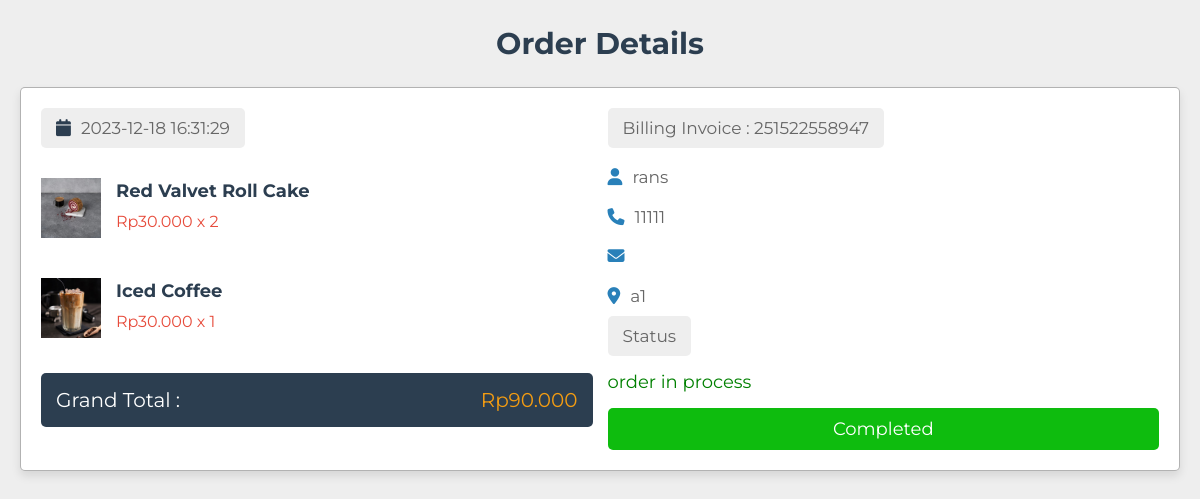
Page /pageadmin/orders/detail.php?invoice=251522558947 on the committed database.
### tables this page shows
CREATE TABLE `products` (
  `id_product` int(11) NOT NULL,
  `product_name` varchar(50) NOT NULL,
  `description` varchar(200) DEFAULT NULL,
  `category` varchar(15) DEFAULT NULL,
  `price` int(10) NOT NULL,
  `status` enum('active','draft','empty') NOT NULL,
  `stock` int(11) NOT NULL,
  `image` varchar(100) DEFAULT NULL
);

CREATE TABLE `orders` (
  `invoice` varchar(12) NOT NULL,
  `id_cart` varchar(20) NOT NULL,
  `name` varchar(50) NOT NULL,
  `number` varchar(12) DEFAULT NULL,
  `email` varchar(50) DEFAULT NULL,
  `address_table` varchar(200) NOT NULL,
  `address_type` varchar(10) NOT NULL,
  `method` varchar(50) NOT NULL,
  `grand_price` int(10) NOT NULL,
  `quantity` int(2) NOT NULL,
  `date` datetime NOT NULL DEFAULT current_timestamp(),
  `status` varchar(50) DEFAULT NULL,
  `id_admin` int(11) NOT NULL
);

CREATE TABLE `detail_cart` (
  `id_cart` varchar(20) NOT NULL,
  `id_product` int(11) NOT NULL,
  `quantity` int(11) NOT NULL
);

### pageadmin/orders/detail.php (the view, shortened to what this page needs)
<?php
require_once '../../component/functions.php';
$invoice = $_GET['invoice'];
?>
<!DOCTYPE html>
<html lang="en">
<head>
   <link rel="stylesheet" href="https://cdnjs.cloudflare.com/ajax/libs/font-awesome/6.2.1/css/all.min.css">
   <link rel="stylesheet" href="../../products/css/detail_orders.css">
</head>
<body>
   <section class="order-details">
      <h1 class="heading">order details</h1>
      <div class="box-container">
         <?php
         $select_orders = $conn->prepare("SELECT * FROM `orders` INNER JOIN detail_cart ON orders.id_cart = detail_cart.id_cart WHERE invoice = ? LIMIT 1");
         $select_orders->execute([$invoice]);
         if ($select_orders->rowCount() > 0) {
            while ($fetch_order = $select_orders->fetch(PDO::FETCH_ASSOC)) {
               $select_product = $conn->prepare("SELECT * FROM `products` WHERE id_product = ? LIMIT 1");
               $select_product->execute([$fetch_order['id_product']]);
               if ($select_product->rowCount() > 0) {
                  while ($fetch_product = $select_product->fetch(PDO::FETCH_ASSOC)) {
         ?>
                     <div class="box">
                        <div class="col">
                           <p class="title"><i class="fas fa-calendar"></i><?= $fetch_order['date']; ?></p>
                           <?php
                           $grand_total = 0;
                           if (isset($_GET['get_id'])) {
                              $select_get = $conn->prepare("SELECT * FROM `products` WHERE id_product = ?");
                              $select_get->execute([$_GET['get_id']]);
                              while ($fetch_get = $select_get->fetch(PDO::FETCH_ASSOC)) {
                           ?>
                                 <?php
                              }
                           } else {
                              $select_cart = $conn->prepare("SELECT * FROM `orders` INNER JOIN detail_cart ON orders.id_cart = detail_cart.id_cart WHERE invoice = ?");
                              $select_cart->execute([$invoice]);
                              if ($select_cart->rowCount() > 0) {
                                 while ($fetch_cart = $select_cart->fetch(PDO::FETCH_ASSOC)) {
                                    $select_products = $conn->prepare("SELECT * FROM `products` WHERE id_product = ?");
                                    $select_products->execute([$fetch_cart['id_product']]);
                                    $fetch_product = $select_products->fetch(PDO::FETCH_ASSOC);
                                    $sub_total = ($fetch_cart['quantity'] * $fetch_product['price']);
                                    $grand_total += $sub_total;
                                 ?>
                                    <div class="flex">
                                       <img src="../../img/<?= $fetch_product['image']; ?>" class="image" alt="">
                                       <div>
                                          <h3 class="name"><?= $fetch_product['product_name']; ?></h3>
                                          <p class="price">Rp<?= number_format($fetch_product['price'], 0, ',', '.'); ?> x <?= $fetch_cart['quantity']; ?></p>
                                       </div>
                                    </div>
                           <?php
                                 }
                              } else {
                                 echo '<p class="empty">your cart is empty</p>';
                              }
                           }
                           ?>
                           <p class="grand-total">grand total : <span>Rp<?= number_format($grand_total, 0, ',', '.'); ?></span></p>
                        </div>
                        <div class="col">
                           <p class="title">billing invoice : <?= $fetch_order['invoice']; ?></p>
                           <p class="user"><i class="fas fa-user"></i><?= $fetch_order['name']; ?></p>
                           <p class="user"><i class="fas fa-phone"></i><?= $fetch_order['number']; ?></p>
                           <p class="user"><i class="fas fa-envelope"></i><?= $fetch_order['email']; ?></p>
                           <p class="user"><i class="fas fa-map-marker-alt"></i><?= $fetch_order['address_table']; ?></p>
                           <p class="title">status</p>
                           <p class="status" style="color:<?php if ($fetch_order['status'] == 'needs payment') {
                                                               echo 'orange';
                                                            } elseif ($fetch_order['status'] == 'canceled') {
                                                               echo 'red';
                                                            } elseif ($fetch_order['status'] == 'order in process') {
                                                               echo 'green';
                                                            } else {
                                                               echo 'grey';
                                                            }; ?>"><?= $fetch_order['status']; ?></p>
                           <?php if ($fetch_order['status'] ==  'needs payment') { ?>
                              <form action="" method="POST">
                                 <input type="submit" value="Process" name="process" class="process-btn" onclick="return confirm('process this order?');">
                              </form>
                           <?php } else if ($fetch_order['status'] == 'order in process') { ?>
                              <form action="" method="POST">
                                 <input type="submit" value="completed" name="completed" class="process-btn" onclick="return confirm('completed this order?');">
                              </form>
                           <?php } ?>
                        </div>
                     </div>
         <?php
                  }
               } else {
                  echo '<p class="empty">product not found!</p>';
               }
            }
         } else {
            echo '<p class="empty">no orders found!</p>';
         }
         ?>
      </div>
   </section>
</body>
</html>

### products/css/detail_orders.css (style rules this page uses)
:root { --main-color:#2980b9; --red:#e74c3c; --orange:#f39c12; --green: rgb(14, 188, 14); --light-color:#666; --light-bg:#eee; --white:#fff; --black:#2c3e50; --border:.1rem solid rgba(0,0,0,.3); --box-shodow:0 .5rem 1rem rgba(0,0,0,.1); }
* { font-family: 'Montserrat', sans-serif; margin: 0; padding: 0; box-sizing: border-box; outline: none; border: none; text-decoration: none; }
html { font-size: 62.5%; overflow-x: hidden; }
body { background: var(--light-bg); }
section { padding:2.5rem 2rem; max-width: 1200px; margin: 0 auto; }
.heading { text-align: center; padding-bottom: 2.5rem; font-size: 3rem; color: var(--black); text-transform: capitalize; }
.btn, .delete-btn, .process-btn { display: block; text-align: center; width: 100%; margin-top: 1rem; padding: 1rem 3rem; color: var(--white); cursor: pointer; font-size: 1.8rem; text-transform: capitalize; border-radius: .5rem; }
.process-btn { background-color: var(--green); }
.order-details .box-container { background-color: var(--white); border: var(--border); border-radius: .5rem; padding: 2rem; box-shadow: var(--box-shodow); }
.order-details .box-container .box { display: flex; gap: 1.5rem; flex-wrap: wrap; align-items: flex-start; overflow-x: hidden; }
.order-details .box-container .box .col { flex: 1 1 40rem; }
.order-details .box-container .box .col .image { height: 6rem; width: 6rem; object-fit: contain; margin: 1rem 0; }
.order-details .box-container .box .col .title { border-radius: .5rem; margin-bottom: 1rem; padding: 1rem 1.5rem; font-size: 1.7rem; color: var(--light-color); background-color: var(--light-bg); display: inline-block; text-transform: capitalize; }
.order-details .box-container .box .col .title i { margin-right: 1rem; color: var(--black); }
.order-details .box-container .box .col .price { color: var(--red); font-size: 1.8rem; padding: .5rem 0; }
.order-details .box-container .box .col .name { font-size: 2rem; color: var(--black); text-overflow: ellipsis; overflow-x: hidden; }
.order-details .box-container .box .col .user { padding: .7rem 0; font-size: 1.7rem; color: var(--light-color); line-height: 1.5; }
.order-details .box-container .box .col .user i { margin-right: 1rem; color: var(--main-color); }
.order-details .box-container .box .col .grand-total { background-color: var(--black); display: flex; align-items: center; justify-content: space-between; gap: 1.5rem; flex-wrap: wrap; padding:1.5rem; font-size: 2rem; color: var(--white); border-radius: .5rem; text-transform: capitalize; margin-top: 1.5rem; }
.order-details .box-container .box .col .grand-total span { color: var(--orange); }
.order-details .box-container .box .col .status { font-size: 1.8rem; padding: .5rem 0; }
.box-container .box .col .flex { display: flex; align-items: center; gap: 1.5rem; padding: 1rem 0; }
.box-container .box .col .flex img { height: 15px; width: 15px; object-fit: contain; }
.box-container .box .col .flex .name { font-size: 1.8rem; color: var(--black); padding-bottom: .5rem; }
.box-container .box .col .flex .price { font-size: 1.6rem; color: var(--red); }

### rows in the picture
orders: date "2023-12-18 16:31:29", products.image (picture), products.product_name "Red Valvet Roll Cake", products.price "30.000", detail_cart.quantity "2", products.product_name "Iced Coffee", detail_cart.quantity "1"
products: grand_total "90.000", orders.invoice "251522558947", orders.name "rans", orders.number "11111", orders.address_table "a1", orders.status "order in process"
